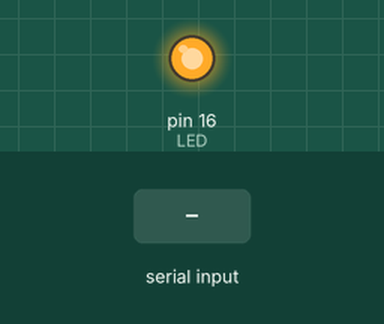
Simulated run of this sketch. Board: Arduino Uno, built with avr-gcc and run on an emulated ATmega328P. Shown: output pins drawn as LEDs (lit = HIGH). Inputs (shaded band) come from the test bench.

Above: at 1.2 s.
1.3 s: "o" received over Serial
At 1.8 s:
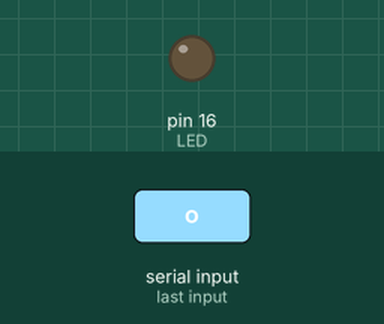
2.8 s: "f" received over Serial
At 4.0 s:
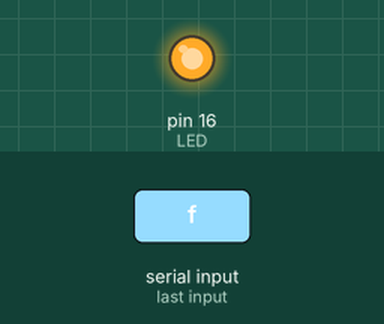
4.3 s: "O" received over Serial
At 5.3 s:
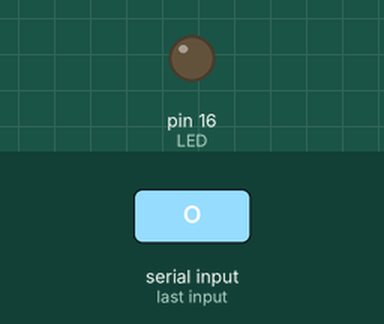
Timing chart, 0 to 7.3 s (numbered marks = the images above; inputs shaded):
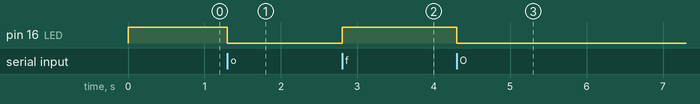

Measured:
- after the input at 1.3 s, pin 16 (LED): HIGH → LOW at once
- after the input at 2.8 s, pin 16 (LED): LOW → HIGH at once
- after the input at 4.3 s, pin 16 (LED): HIGH → LOW at once

The sketch:

bai2.ino
```cpp
#define LED 16


char temp;
void setup() {
  Serial.begin(9600);
  digitalWrite(LED, HIGH);
  pinMode(LED, OUTPUT);
}
//
void loop() {
//  if (Serial.available()) {
    temp = Serial.read();
    if (temp == 'o' || temp == 'O')
      digitalWrite(LED, LOW);
    else if (temp == 'f' || temp == 'F')
      digitalWrite(LED, HIGH);
//  }
}
```
